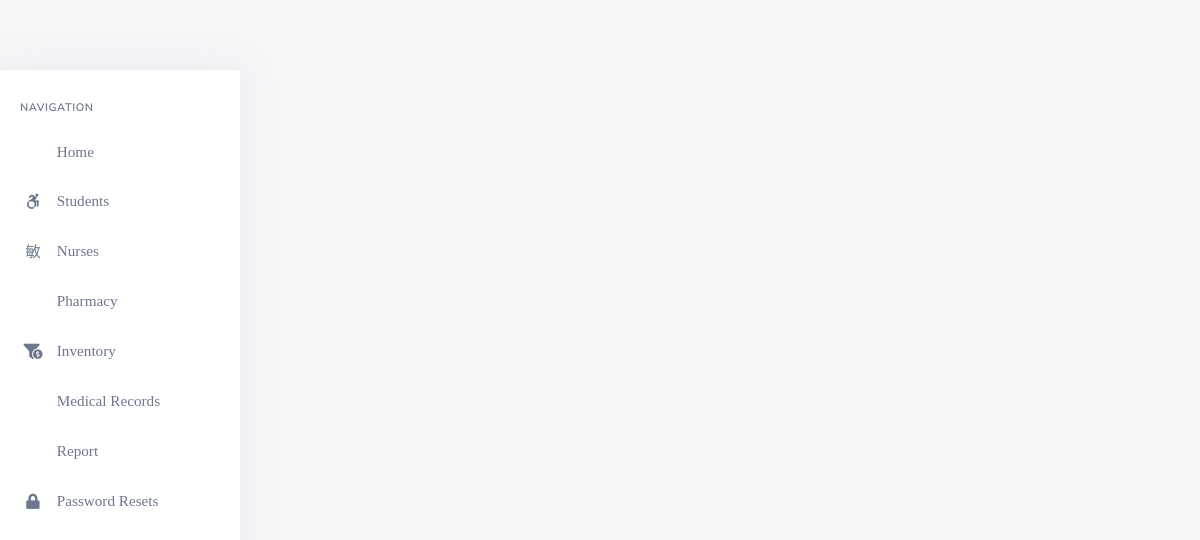
/backend/admin/his_admin_add_single_lab_test.php?pat_number=DCRI8, run on an earlier commit of the app's database.
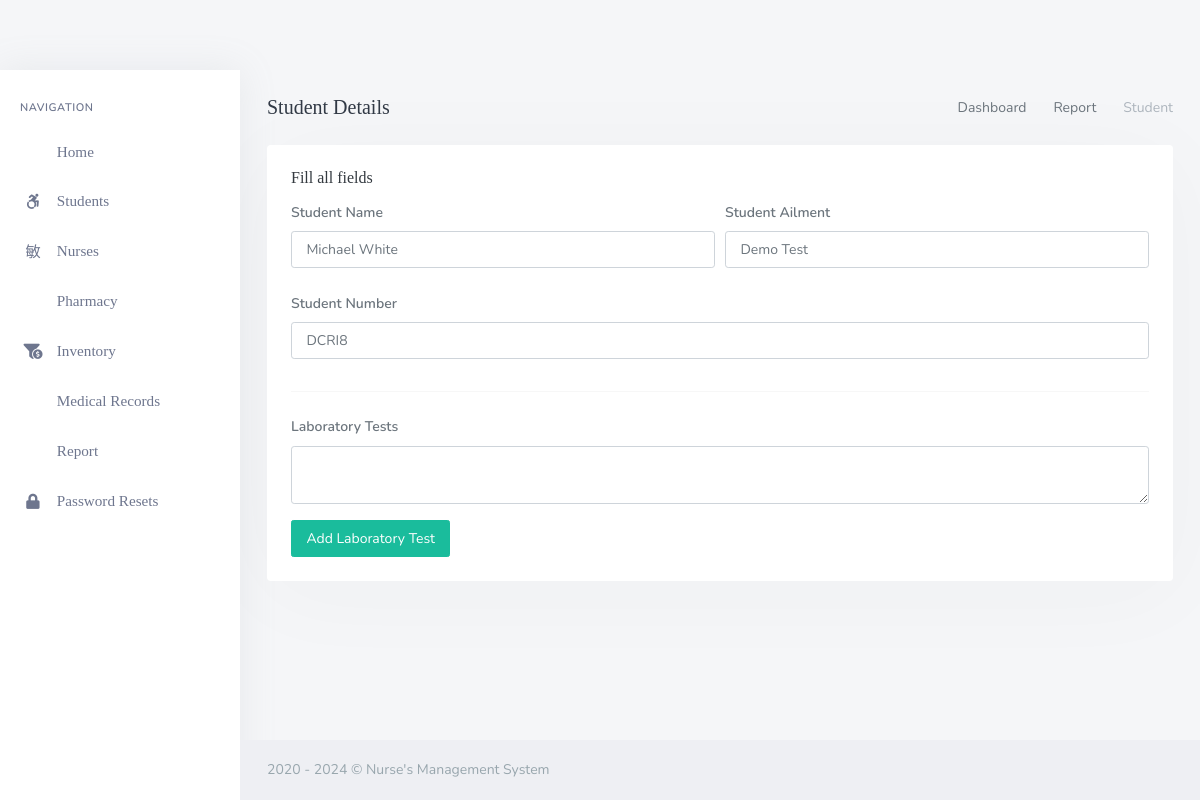
And on a later commit of the database.
### tables this page shows
CREATE TABLE `his_patients` (
  `pat_id` int(20) NOT NULL,
  `pat_fname` varchar(200) DEFAULT NULL,
  `pat_lname` varchar(200) DEFAULT NULL,
  `pat_dob` varchar(200) DEFAULT NULL,
  `pat_age` varchar(200) DEFAULT NULL,
  `pat_number` varchar(200) DEFAULT NULL,
  `pat_addr` varchar(200) DEFAULT NULL,
  `pat_phone` varchar(200) DEFAULT NULL,
  `pat_type` varchar(200) DEFAULT NULL,
  `pat_date_joined` timestamp(6) NOT NULL DEFAULT CURRENT_TIMESTAMP(6) ON UPDATE CURRENT_TIMESTAMP(6),
  `pat_ailment` varchar(200) DEFAULT NULL,
  `pat_discharge_status` varchar(200) DEFAULT NULL
);

### backend/admin/his_admin_add_single_lab_test.php (the view, shortened to what the changed rows need)
<?php
	include('assets/inc/config.php');
?>
<!DOCTYPE html>
<html lang="en">
    <?php include('assets/inc/head.php');?>
    <body>
        <div id="wrapper">
            <?php include("assets/inc/sidebar.php");?>
            <?php
                $pat_number = $_GET['pat_number'];
                $ret="SELECT  * FROM his_patients WHERE pat_number=?";
                $stmt= $mysqli->prepare($ret) ;
                $stmt->bind_param('s',$pat_number);
                $stmt->execute() ;
                $res=$stmt->get_result();
                while($row=$res->fetch_object())
                {
            ?>
                <div class="content-page">
                    <div class="content">
                        <div class="container-fluid">
                            <div class="row">
                                <div class="col-12">
                                    <div class="page-title-box">
                                        <div class="page-title-right">
                                            <ol class="breadcrumb m-0">
                                                <li class="breadcrumb-item"><a href="his_admin_dashboard.php">Dashboard</a></li>
                                                <li class="breadcrumb-item"><a href="javascript: void(0);">Report</a></li>
                                                <li class="breadcrumb-item active">Student</li>
                                            </ol>
                                        </div>
                                        <h4 class="page-title">Student Details</h4>
                                    </div>
                                </div>
                            </div>
                            <div class="row">
                                <div class="col-12">
                                    <div class="card">
                                        <div class="card-body">
                                            <h4 class="header-title">Fill all fields</h4>
                                            <form method="post">
                                                <div class="form-row">
                                                    <div class="form-group col-md-6">
                                                        <label for="inputEmail4" class="col-form-label">Student Name</label>
                                                        <input type="text" required="required" readonly name="lab_pat_name" value="<?php echo $row->pat_fname;?> <?php echo $row->pat_lname;?>" class="form-control" id="inputEmail4" placeholder="Patient's First Name">
                                                    </div>
                                                    <div class="form-group col-md-6">
                                                        <label for="inputPassword4" class="col-form-label">Student Ailment</label>
                                                        <input required="required" type="text" readonly name="lab_pat_ailment" value="<?php echo $row->pat_ailment;?>" class="form-control"  id="inputPassword4" placeholder="Patient`s Last Name">
                                                    </div>
                                                </div>
                                                <div class="form-row">
                                                    <div class="form-group col-md-12">
                                                        <label for="inputEmail4" class="col-form-label">Student Number</label>
                                                        <input type="text" required="required" readonly name="lab_pat_number" value="<?php echo $row->pat_number;?>" class="form-control" id="inputEmail4" placeholder="DD/MM/YYYY">
                                                    </div>
                                                </div>
                                                <hr>
                                                <div class="form-group">
                                                        <label for="inputAddress" class="col-form-label">Laboratory Tests</label>
                                                        <textarea required="required"  type="text" class="form-control" name="lab_pat_tests" id="editor"></textarea>
                                                </div>
                                                <button type="submit" name="add_patient_lab_test" class="ladda-button btn btn-success" data-style="expand-right">Add Laboratory Test</button>
                                            </form>
                                        </div>
                                    </div>
                                </div>
                            </div>
                        </div>
                    </div>
                    <?php include('assets/inc/footer.php');?>
                </div>
            <?php }?>
        </div>
    </body>
</html>

### backend/admin/assets/inc/footer.php
<footer class="footer">
    <div class="container-fluid">
        <div class="row">
            <div class="col-md-12">
                2020 - <?php echo date('Y'); ?> &copy; Nurse's Management System</a>
            </div>
        </div>
    </div>
</footer>

What changed in the data, as far as the page shows it:
added his_patients: lab_pat_name "Michael White", lab_pat_ailment "Demo Test", lab_pat_number "DCRI8"
